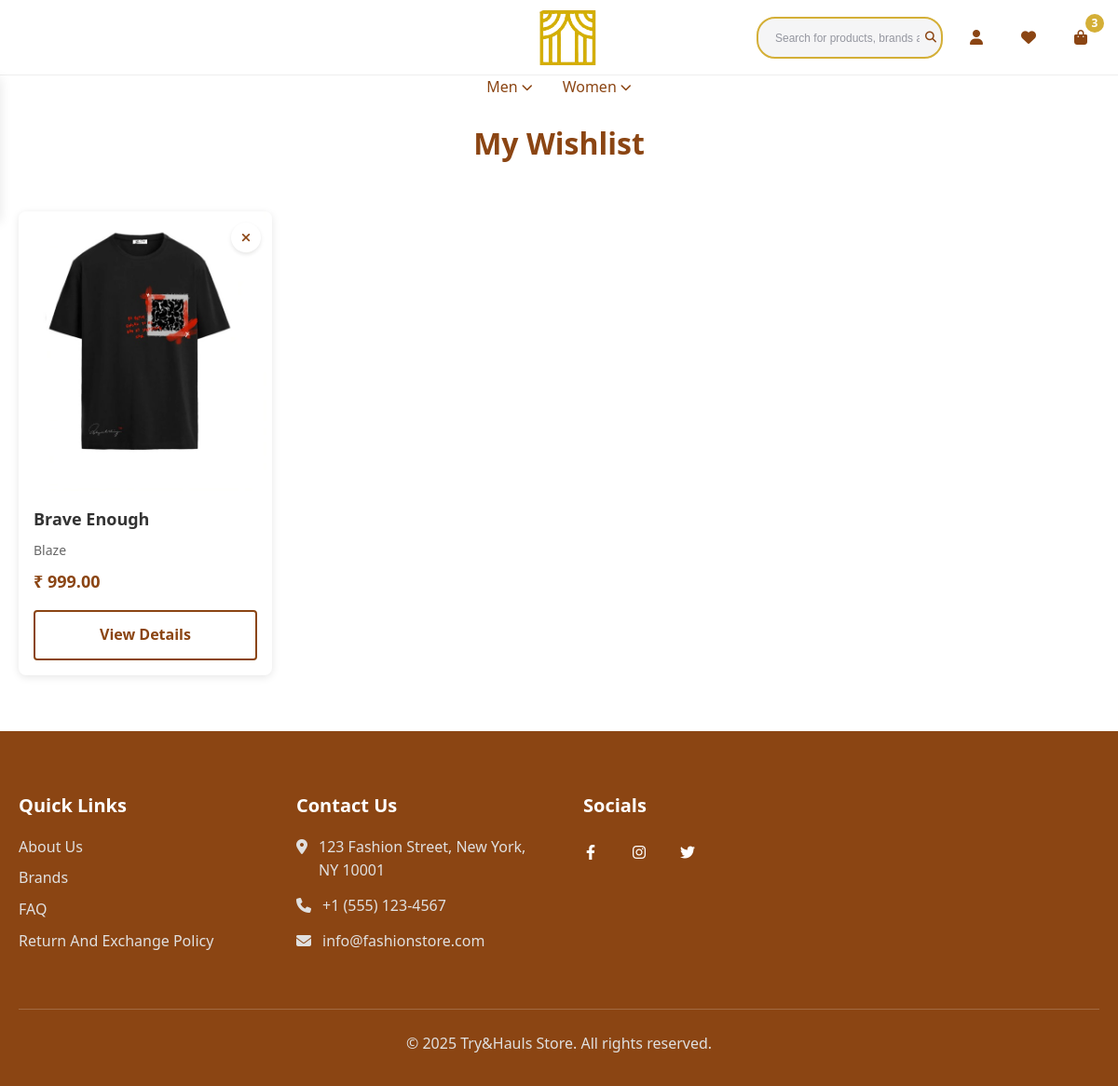
Page /wishlist (signed in) on the committed database.
### home/models.py (models this page shows, shortened)
class Wishlist(models.Model):
    wishlistUser = models.ForeignKey(User, on_delete=models.CASCADE, related_name="wishlistUser")
    wishlistItem = models.ForeignKey(Listing, on_delete=models.CASCADE, related_name="wishlistedItem")

class Listing(models.Model):
    name = models.CharField(max_length=255)
    brand = models.ForeignKey(Brand, on_delete=models.CASCADE)
    category = models.ForeignKey(Category, on_delete=models.CASCADE)
    productType = models.ForeignKey(ProductType, on_delete=models.CASCADE, blank=True, null=True)
    uniqueLabel = models.PositiveIntegerField(blank=True, null=True)
    colors = models.ManyToManyField(Color)
    sizes = models.ManyToManyField(Size)
    price = models.DecimalField(max_digits=10, decimal_places=2)
    discountedPrice = models.DecimalField(max_digits=10, decimal_places=2, blank=True, null=True)
    description = models.TextField(blank=True, null=True)
    productDetails = models.TextField(blank=True, null=True)
    deliveryTime = models.CharField(max_length=255, default="5-7 days")
    stockQuantity = models.PositiveIntegerField(default=0)
    createdAt = models.DateTimeField(auto_now_add=True)
    slug = models.SlugField(unique=True, blank=True, null=True)
    returnEligible = models.BooleanField(default=False)
    exchangeEligible = models.BooleanField(default=False)
    bestSelling = models.BooleanField(default=False)
    newArrival = models.BooleanField(default=False)
    specialOffer = models.BooleanField(default=False)
    class Meta:
        constraints = [
            UniqueConstraint(fields=['productType', 'uniqueLabel'], name='unique_product_label')
        ]

class Image(models.Model):
    listing = models.ForeignKey(Listing, on_delete=models.CASCADE, related_name="images")
    image = models.ImageField(upload_to="images/")

class Brand(models.Model):
    name = models.CharField(max_length=100, unique=True)
    logo = models.ImageField(upload_to="images/", null=True, blank=True)
    IsFeatured = models.BooleanField(default=False)
    email = models.EmailField(unique=True, blank=True, null=True)
    about = models.TextField(blank=True, null=True)
    slug = models.SlugField(unique=True, blank=True)
    def __str__(self):
        return self.name

### home/views.py (the view)
# urls.py: path('wishlist', views.wishlist, name="wishlist"),
@login_required(login_url="/login")
def wishlist(request):
    user = request.user
    listings = Wishlist.objects.filter(wishlistUser=user)
    return render(request,"wishlist.html", {
        "listings": listings,
    })

### home/templates/wishlist.html (shortened to what this page needs)
{% extends "layout.html" %}
{% load static %}
{% block body %}
  <main>
    <div class="container wishlist-container">
      <h1 class="section-title">My Wishlist</h1>
      {% if listings %}
        <div class="wishlist-grid">
          {% for list in listings %}
            <div class="wishlist-item">
              <form method="post" action="{% url 'item' list.wishlistItem.category.slug list.wishlistItem.productType.slug list.wishlistItem.slug %}">
                <button type="submit" name="removeWishlistThroughWishlist" class="remove-btn" aria-label="Remove from wishlist">
                  <i class="fas fa-times"></i>
                </button>
              </form>
              <div class="wishlist-image">
                <img src="{{ list.wishlistItem.images.first.image.url }}" alt="Product">
              </div>
              <div class="wishlist-info">
                <h3 class="wishlist-name">{{ list.wishlistItem.name }}</h3>
                <p class="wishlist-brand">{{ list.wishlistItem.brand }}</p>
                <div class="wishlist-price">
                  {% if list.wishlistItem.discountedPrice %}
                    <div class="price-container">
                        <div class="current-price">₹ {{ list.wishlistItem.discountedPrice }}</div>
                        <div class="original-price"><s>₹ {{ list.wishlistItem.price }}</s></div>
                    </div>
                  {% else %}
                    <div class="current-price">₹ {{ list.wishlistItem.price }}</div>
                  {% endif %}
                </div>
                <div class="wishlist-actions">
                    <a href="{% url 'item' list.wishlistItem.category.slug list.wishlistItem.productType.slug list.wishlistItem.slug %}" class="btn secondary-btn" style="width: 100%;">View Details</a>
                </div>
              </div>
            </div>
          {% endfor %}
      {% endif %}
    </div>
  </main>
  {% endblock %}

### rows in the picture
Wishlist: wishlistItem.images.first.image (picture), wishlistItem.name "Brave Enough", wishlistItem.brand "Blaze", wishlistItem.price "999.00"
